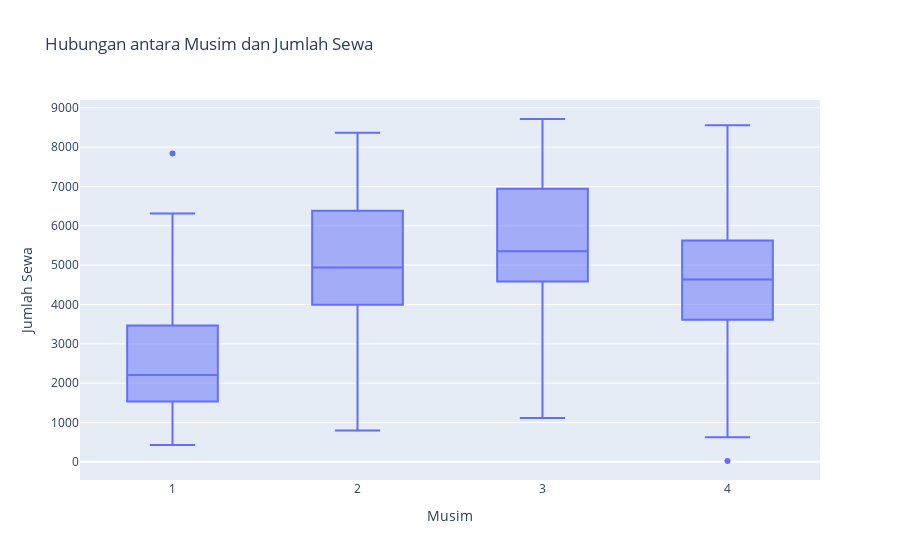

The code cell stored with this chart in its notebook:
### Markdown cell above
### Hubungan antara musim dan jumlah sewa

### Code cell
fig = px.box(day, x='season', y='cnt', title='Hubungan antara Musim dan Jumlah Sewa')
fig.update_xaxes(title_text='Musim')
fig.update_yaxes(title_text='Jumlah Sewa')
fig.show()

### Figure 1 — Plotly figure (JSON) as saved in the notebook; plotly's stock layout.template omitted (floating-point values rounded to 4 significant figures; data arrays with more than 128 entries replaced by an {"elided": "..."} marker saying what was removed)
{"data": [{"alignmentgroup": "True", "hovertemplate": "season=%{x}<br>cnt=%{y}<extra></extra>", "legendgroup": "", "marker": {"color": "#636efa"}, "name": "", "notched": false, "offsetgroup": "", "orientation": "v", "showlegend": false, "type": "box", "x": {"elided": "731 int values"}, "x0": " ", "xaxis": "x", "y": {"elided": "731 int values"}, "y0": " ", "yaxis": "y"}], "layout": {"boxmode": "group", "legend": {"tracegroupgap": 0}, "title": {"text": "Hubungan antara Musim dan Jumlah Sewa"}, "xaxis": {"anchor": "y", "domain": [0, 1], "title": {"text": "Musim"}}, "yaxis": {"anchor": "x", "domain": [0, 1], "title": {"text": "Jumlah Sewa"}}}}
